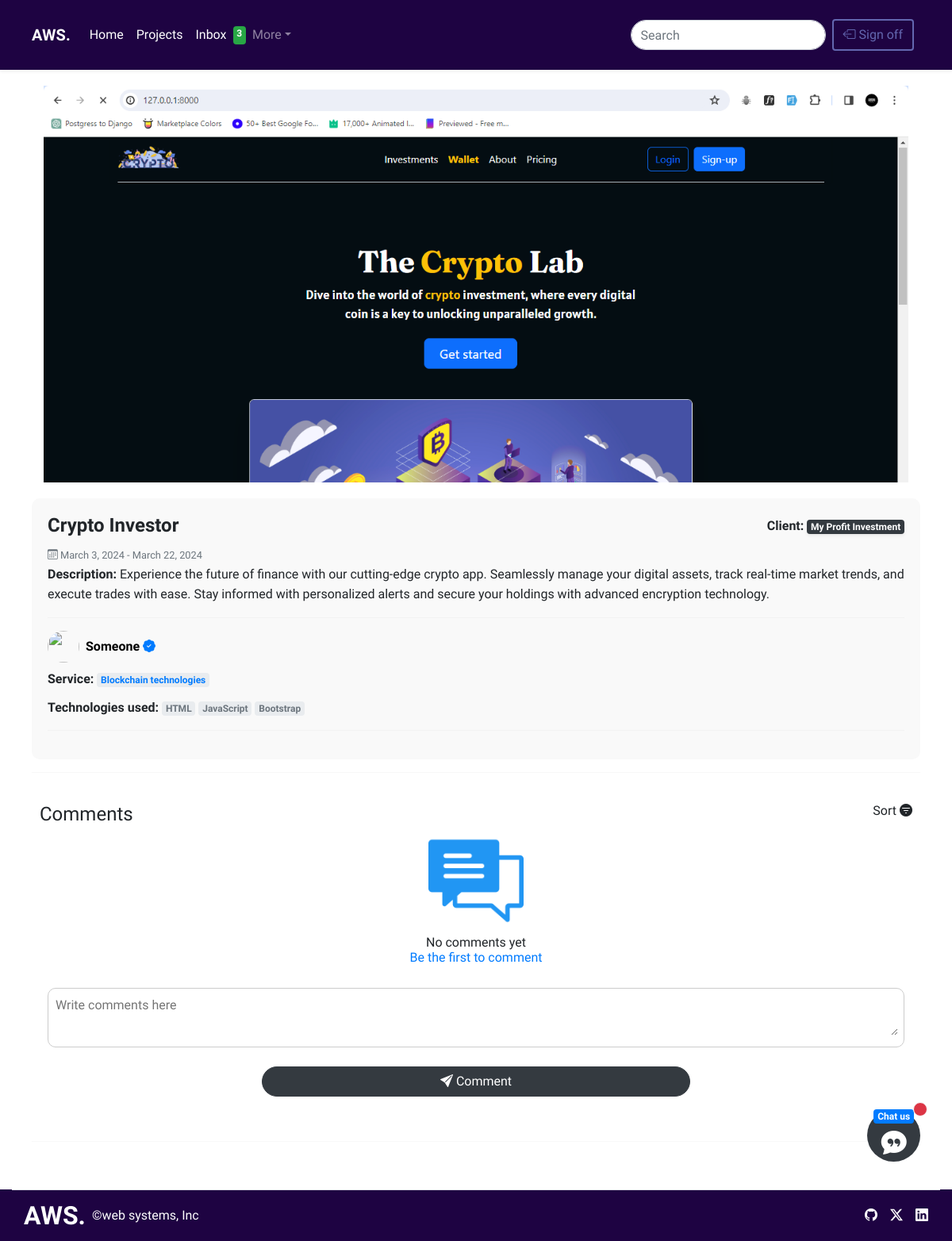
Screenshot of /projects/2/ (signed in) with the database file from the repository.
### app/models.py (models this page shows, shortened)
class Project(models.Model):
    title = models.CharField(max_length=100)
    description = models.TextField()
    start_date = models.DateField()
    end_date = models.DateField(null=True, blank=True)
    client = models.CharField(max_length=100)
    champion = models.ForeignKey(User, on_delete=models.CASCADE, null=True, blank=True)
    service = models.ForeignKey('Service', on_delete=models.CASCADE)
    team = models.ManyToManyField('TeamMember', related_name='projects')
    technologies_used = models.ManyToManyField('Technology', related_name='projects')
    image = models.ImageField(upload_to='project_images')
    more_images1 = models.ImageField(upload_to='project_images', null=True, blank=True)
    more_images2 = models.ImageField(upload_to='project_images', null=True, blank=True)

class Service(models.Model):
    title = models.CharField(max_length=100)

class Technology(models.Model):
    name = models.CharField(max_length=50)

### app/views.py (the view)
# urls.py: path('projects/<int:project_id>/', views.project_detail, name='project_detail'),
@login_required
def project_detail(request, project_id):
    project = get_object_or_404(Project, pk=project_id)
    comments = project.comments.all()
    comment_count = comments.count()
    if request.method == 'POST':
        form = CommentForm(request.POST)
        if form.is_valid():
            comment = form.save(commit=False)
            comment.project = project
            comment.user = request.user
            comment.save()
            messages.success(request, 'Your comment has been posted.')
            return redirect('app:project_detail', project_id=project.id)
    else:
        form = CommentForm()
    return render(request, 'app/project_detail.html', {
        'project': project,
        'comments': comments,
        'form': form,
        'comment_count': comment_count,
    })

### app/forms.py
class CommentForm(forms.ModelForm):
    class Meta:
        model = Comment
        fields = ['content']

### templates/app/project_detail.html (shortened to what this page needs)
{%extends "partials/base.html"%}
{%load static%}
{%block content%}
<div class="container-fluid project-image">
    <img src="{{ project.image.url }}" alt="{{ project.title }}">
</div>
<div class="project-details">
    <div class="d-flex align-items-center justify-content-between">
        <h2><strong>{{ project.title }}</strong></h2>
        <h6><strong>Client:</strong> <span class="badge bg-dark shadow-sm">{{ project.client }}</span></h6>
    </div>
    <small class="text-muted"><i class="bi bi-calendar3"></i> {{ project.start_date }} - {{ project.end_date }}</small>
    <p><strong>Description:</strong> {{ project.description }}</p>
    <hr>
    <a href="#"
       class="d-flex mb-2 align-items-center link-body-emphasis text-decoration-none">
        <img src="https://github.com/mdo.png" alt="" width="40" height="40"
             class="rounded-circle me-2">
        <strong>{%if project.champion%}{{project.champion.user.username}}{%else%}Someone{%endif%} <i
                class="bi text-primary bi-patch-check-fill"></i></strong>
    </a>
    <p><strong>Service: </strong><span class="badge bg-body-secondary text-primary">{{project.service.title}}</span></p>
    <p><strong>Technologies used: </strong>{%for t in project.technologies_used.all%}<span
            class="badge bg-body-secondary text-secondary">{{t.name}}</span> {%endfor%}</p>
    <hr>
</div>
<hr>
<div class="container">
    <div class="d-flex justify-content-between align-items-center">
        <h4>Comments {%if comment_count != 0%}<span class="badge bg-body-tertiary text-primary">{{comment_count}}</span>{%endif%}
        </h4>
        <p>Sort <i class="bi bi-filter-circle-fill"></i>
        </p>
    </div>
    {%if comments%}
    <div class="row g-4 py-2 row-cols-md-3 flex-wrap">
        {% for comment in comments %}
        <div class="col col-md-4 col-sm-4 col-lg-4 border mx-2 rounded-2 p-2 shadow-sm">
            <div class="d-flex">
                <h6 class="fs-5 text-body-emphasis text-primary">{{comment.user.username}}</h6>
            </div>
            <p class="fs-6">{{comment.content}}.</p>
            <div class="d-flex justify-content-center align-items-center px-2">
                <a href="#" class="icon-link"><i class="bi bi-pencil-square mx-2"></i></a>
                <a href="#" class="icon-link"><i class="bi bi-trash-fill mx-2"></i></a>
                <a href="#" class="icon-link"><i class="bi bi-heart mx-2"></i></a>
            </div>
        </div>
        {% endfor %}
    </div>
    {%else%}
    <div class="text-center">
        <img width="120" src="{%static 'app_images/comment.png'%}" alt="">
    </div>
    <h6 class="text-center mt-2">
        No comments yet <br>
        <a href="#">Be the first to comment</a>
    </h6>
    {%endif%}
    <div class="container">
        <form method="post" action="{% url 'app:project_detail' project_id=project.id %}">
            <div class="comment-box">
                <textarea id="comment-textarea" name="content" rows="2" placeholder="Write comments here"
                          required></textarea>
            </div>
            <div class="text-center mt-4">
                <button class="btn btn-dark rounded-pill w-50" type="submit"><i class="bi bi-send-fill"></i> Comment
                </button>
            </div>
        </form>
    </div>
</div>
<hr>
{%endblock%}

### templates/app/project_detail.html (style rules this page uses)
body { margin: 0; padding: 0; box-sizing: border-box; }
.container { padding: 20px 10px; }
.project-image { width: 100%; max-height: 500px; overflow: hidden; margin-bottom: 20px; }
.project-image img { width: 100%; height: auto; }
.project-details { background-color: #f9f9f9; padding: 20px; border-radius: 10px; }
.project-details h2 { font-size: 24px; margin-bottom: 10px; }
.project-details p { font-size: 16px; line-height: 1.6; margin-bottom: 10px; }
.comment-box { border: 1px solid #ccc; border-radius: 10px; margin-bottom: 10px; padding: 7px; }
#comment-textarea { width: 100%; border: none; outline: none; resize: vertical; }

### rows the page displays
Project: image (picture), title "Crypto Investor", client "My Profit Investment", start_date "March 3, 2024", end_date "March 22, 2024", description "Experience the future of finance with our cutting-edge crypto app. Seamlessly manage your digital assets, track real-time market trends, and execute trades with ease. Stay informed with personalized alerts and secure your holdings with advanced encryption technology.", service "Blockchain technologies"
Technology: name "HTML"
Technology: name "JavaScript"
Technology: name "Bootstrap"
